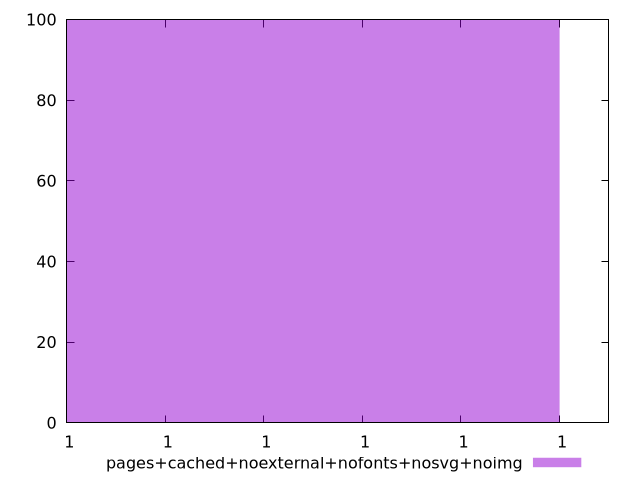

This figure's gnuplot source:
$_pagesCachedNoexternalNofontsNosvgNoimg <<EOF
0.9999997135746175 100
EOF
set key outside below
set terminal pngcairo
set output "report_00005_2020-11-02T22-26-11.212Z/dom-size/pages+cached+noexternal+nofonts+nosvg+noimg//hist.png"
set yrange [0:100]
set boxwidth 1.037534944975059e-15
set style fill transparent solid 0.5 noborder
plot $_pagesCachedNoexternalNofontsNosvgNoimg title "pages+cached+noexternal+nofonts+nosvg+noimg" with boxes ,
